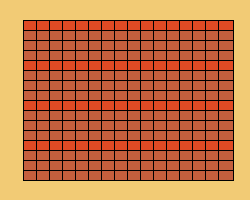
Frame 1 (no input)
Frame 60 (the mouse pressed at the canvas centre just before this capture): identical to frame 1, image omitted
Frame 120 (the mouse held since frame 60 and released just before this capture): identical to frame 1, image omitted

The Processing sketch that drew this single still picture (run headless with seeded random() and noise(); from frame 60 on, the mouse is pressed at the canvas centre):

// Processing sketch: Exercise1_2Sketch3CarolineYau
// ── Exercise1_2Sketch3CarolineYau.pde
//Caroline Yau
//Exercise 1.2 Draw it!

//Sketch 3 Brick Wall

void setup(){
  size(250, 200);
}

void draw(){
  background(242, 203, 117);
  for (int j=1; j<=16; j++){
    for (int i=1; i<=16; i++){
      if ((j==1)||(j==5)||(j==9)||(j==13)){
        fill(224, 74, 36);
      } 
      else {
        fill(196, 95, 61);
      }
      rect(10+i*13,10+j*10,15,10);
    }
  }
}
